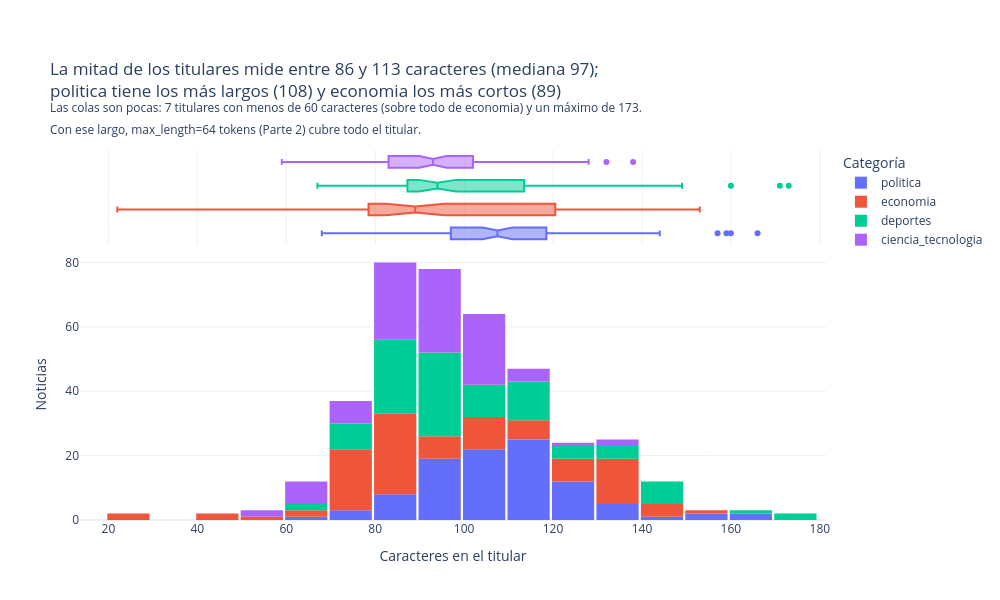

Notebook code cell kept with this figure:
### Markdown cell above
### Gráfico 2 — Histograma de la longitud de los titulares (caracteres)

### Code cell
car = df["n_caracteres"]
q1, mediana, q3 = car.quantile([0.25, 0.5, 0.75])
med_cat = df.groupby("etiqueta")["n_caracteres"].median().sort_values()
cortos = df.loc[car < 60, "etiqueta"].value_counts()
titulo = (f"La mitad de los titulares mide entre {q1:.0f} y {q3:.0f} caracteres (mediana {mediana:.0f});<br>"
          f"{med_cat.index[-1]} tiene los más largos ({med_cat.iloc[-1]:.0f}) y {med_cat.index[0]} los más cortos ({med_cat.iloc[0]:.0f})"
          f"<br><sup>Las colas son pocas: {cortos.sum()} titulares con menos de 60 caracteres "
          f"(sobre todo de {cortos.idxmax()}) y un máximo de {car.max()}.<br>Con ese largo, max_length=64 tokens (Parte 2) cubre todo el titular.</sup>")
fig = px.histogram(df, x="n_caracteres", color="etiqueta", nbins=30, marginal="box", height=600,
                   category_orders={"etiqueta": ORDEN_CAT}, title=titulo,
                   labels={"n_caracteres": "Caracteres en el titular", "etiqueta": "Categoría"})
fig.update_layout(yaxis_title="Noticias", bargap=0.05, margin=dict(t=150))
fig.show()

### Figure 1 — Plotly figure (JSON) as saved in the notebook; plotly's stock layout.template omitted (floating-point values rounded to 4 significant figures)
{"data": [{"bingroup": "x", "hovertemplate": "Categoría=politica<br>Caracteres en el titular=%{x}<br>count=%{y}<extra></extra>", "legendgroup": "politica", "marker": {"color": "#636efa", "pattern": {"shape": ""}}, "name": "politica", "nbinsx": 30, "orientation": "v", "showlegend": true, "type": "histogram", "x": [116, 88, 100, 115, 115, 105, 110, 103, 101, 91, 97, 111, 86, 106, 113, 99, 95, 92, 93, 113, 127, 112, 84, 115, 121, 104, 157, 112, 103, 82, 117, 112, 112, 98, 120, 94, 84, 107, 124, 127, 144, 105, 97, 74, 101, 99, 104, 91, 113, 108, 92, 159, 95, 130, 122, 107, 160, 119, 76, 102, 108, 104, 116, 166, 130, 111, 120, 114, 68, 96, 83, 92, 129, 98, 94, 120, 97, 114, 79, 136, 109, 118, 105, 117, 121, 105, 115, 83, 101, 103, 94, 89, 113, 126, 119, 120, 104, 135, 119, 133], "xaxis": "x", "yaxis": "y"}, {"hovertemplate": "Categoría=politica<br>Caracteres en el titular=%{x}<extra></extra>", "legendgroup": "politica", "marker": {"color": "#636efa"}, "name": "politica", "notched": true, "showlegend": false, "type": "box", "x": [116, 88, 100, 115, 115, 105, 110, 103, 101, 91, 97, 111, 86, 106, 113, 99, 95, 92, 93, 113, 127, 112, 84, 115, 121, 104, 157, 112, 103, 82, 117, 112, 112, 98, 120, 94, 84, 107, 124, 127, 144, 105, 97, 74, 101, 99, 104, 91, 113, 108, 92, 159, 95, 130, 122, 107, 160, 119, 76, 102, 108, 104, 116, 166, 130, 111, 120, 114, 68, 96, 83, 92, 129, 98, 94, 120, 97, 114, 79, 136, 109, 118, 105, 117, 121, 105, 115, 83, 101, 103, 94, 89, 113, 126, 119, 120, 104, 135, 119, 133], "xaxis": "x2", "yaxis": "y2"}, {"bingroup": "x", "hovertemplate": "Categoría=economia<br>Caracteres en el titular=%{x}<br>count=%{y}<extra></extra>", "legendgroup": "economia", "marker": {"color": "#EF553B", "pattern": {"shape": ""}}, "name": "economia", "nbinsx": 30, "orientation": "v", "showlegend": true, "type": "histogram", "x": [77, 85, 89, 141, 66, 79, 97, 88, 85, 103, 81, 77, 88, 72, 86, 110, 24, 123, 153, 121, 124, 71, 111, 100, 149, 139, 91, 87, 134, 148, 78, 69, 114, 133, 76, 108, 119, 71, 85, 112, 137, 135, 137, 136, 107, 83, 83, 131, 138, 80, 110, 136, 106, 76, 22, 127, 86, 89, 124, 86, 87, 95, 75, 88, 84, 86, 78, 72, 54, 41, 46, 93, 105, 108, 120, 82, 136, 85, 77, 89, 76, 142, 81, 89, 95, 77, 121, 132, 74, 83, 74, 94, 95, 104, 109, 132, 77, 137, 73, 106], "xaxis": "x", "yaxis": "y"}, {"hovertemplate": "Categoría=economia<br>Caracteres en el titular=%{x}<extra></extra>", "legendgroup": "economia", "marker": {"color": "#EF553B"}, "name": "economia", "notched": true, "showlegend": false, "type": "box", "x": [77, 85, 89, 141, 66, 79, 97, 88, 85, 103, 81, 77, 88, 72, 86, 110, 24, 123, 153, 121, 124, 71, 111, 100, 149, 139, 91, 87, 134, 148, 78, 69, 114, 133, 76, 108, 119, 71, 85, 112, 137, 135, 137, 136, 107, 83, 83, 131, 138, 80, 110, 136, 106, 76, 22, 127, 86, 89, 124, 86, 87, 95, 75, 88, 84, 86, 78, 72, 54, 41, 46, 93, 105, 108, 120, 82, 136, 85, 77, 89, 76, 142, 81, 89, 95, 77, 121, 132, 74, 83, 74, 94, 95, 104, 109, 132, 77, 137, 73, 106], "xaxis": "x2", "yaxis": "y2"}, {"bingroup": "x", "hovertemplate": "Categoría=deportes<br>Caracteres en el titular=%{x}<br>count=%{y}<extra></extra>", "legendgroup": "deportes", "marker": {"color": "#00cc96", "pattern": {"shape": ""}}, "name": "deportes", "nbinsx": 30, "orientation": "v", "showlegend": true, "type": "histogram", "x": [146, 141, 83, 79, 89, 90, 89, 80, 90, 118, 100, 104, 85, 75, 92, 107, 135, 92, 160, 80, 67, 88, 77, 80, 89, 92, 83, 92, 81, 82, 86, 98, 99, 112, 96, 71, 112, 93, 98, 83, 149, 171, 118, 109, 94, 77, 115, 86, 128, 126, 90, 94, 88, 90, 96, 140, 142, 112, 89, 98, 115, 133, 94, 101, 114, 89, 115, 129, 76, 84, 95, 83, 93, 87, 67, 94, 94, 94, 85, 106, 103, 132, 145, 145, 138, 101, 88, 95, 104, 122, 97, 72, 92, 78, 104, 114, 110, 173, 110], "xaxis": "x", "yaxis": "y"}, {"hovertemplate": "Categoría=deportes<br>Caracteres en el titular=%{x}<extra></extra>", "legendgroup": "deportes", "marker": {"color": "#00cc96"}, "name": "deportes", "notched": true, "showlegend": false, "type": "box", "x": [146, 141, 83, 79, 89, 90, 89, 80, 90, 118, 100, 104, 85, 75, 92, 107, 135, 92, 160, 80, 67, 88, 77, 80, 89, 92, 83, 92, 81, 82, 86, 98, 99, 112, 96, 71, 112, 93, 98, 83, 149, 171, 118, 109, 94, 77, 115, 86, 128, 126, 90, 94, 88, 90, 96, 140, 142, 112, 89, 98, 115, 133, 94, 101, 114, 89, 115, 129, 76, 84, 95, 83, 93, 87, 67, 94, 94, 94, 85, 106, 103, 132, 145, 145, 138, 101, 88, 95, 104, 122, 97, 72, 92, 78, 104, 114, 110, 173, 110], "xaxis": "x2", "yaxis": "y2"}, {"bingroup": "x", "hovertemplate": "Categoría=ciencia_tecnologia<br>Caracteres en el titular=%{x}<br>count=%{y}<extra></extra>", "legendgroup": "ciencia_tecnologia", "marker": {"color": "#ab63fa", "pattern": {"shape": ""}}, "name": "ciencia_tecnologia", "nbinsx": 30, "orientation": "v", "showlegend": true, "type": "histogram", "x": [89, 80, 101, 80, 88, 107, 88, 107, 96, 96, 90, 97, 84, 87, 78, 103, 138, 90, 70, 106, 103, 102, 97, 107, 95, 94, 76, 103, 101, 99, 62, 85, 94, 99, 81, 88, 93, 88, 82, 115, 115, 59, 97, 106, 86, 101, 90, 99, 94, 77, 62, 105, 59, 74, 90, 83, 87, 117, 103, 102, 97, 105, 99, 103, 90, 84, 62, 88, 60, 128, 80, 104, 98, 83, 97, 67, 100, 89, 98, 77, 76, 90, 61, 99, 132, 93, 83, 108, 80, 89, 89, 114, 65, 107, 106], "xaxis": "x", "yaxis": "y"}, {"hovertemplate": "Categoría=ciencia_tecnologia<br>Caracteres en el titular=%{x}<extra></extra>", "legendgroup": "ciencia_tecnologia", "marker": {"color": "#ab63fa"}, "name": "ciencia_tecnologia", "notched": true, "showlegend": false, "type": "box", "x": [89, 80, 101, 80, 88, 107, 88, 107, 96, 96, 90, 97, 84, 87, 78, 103, 138, 90, 70, 106, 103, 102, 97, 107, 95, 94, 76, 103, 101, 99, 62, 85, 94, 99, 81, 88, 93, 88, 82, 115, 115, 59, 97, 106, 86, 101, 90, 99, 94, 77, 62, 105, 59, 74, 90, 83, 87, 117, 103, 102, 97, 105, 99, 103, 90, 84, 62, 88, 60, 128, 80, 104, 98, 83, 97, 67, 100, 89, 98, 77, 76, 90, 61, 99, 132, 93, 83, 108, 80, 89, 89, 114, 65, 107, 106], "xaxis": "x2", "yaxis": "y2"}], "layout": {"bargap": 0.05, "barmode": "relative", "height": 600, "legend": {"title": {"text": "Categoría"}, "tracegroupgap": 0}, "margin": {"t": 150}, "title": {"text": "La mitad de los titulares mide entre 86 y 113 caracteres (mediana 97);<br>politica tiene los más largos (108) y economia los más cortos (89)<br><sup>Las colas son pocas: 7 titulares con menos de 60 caracteres (sobre todo de economia) y un máximo de 173.<br>Con ese largo, max_length=64 tokens (Parte 2) cubre todo el titular.</sup>"}, "width": 1000, "xaxis": {"anchor": "y", "domain": [0.0, 1.0], "title": {"text": "Caracteres en el titular"}}, "xaxis2": {"anchor": "y2", "domain": [0.0, 1.0], "matches": "x", "showgrid": true, "showticklabels": false}, "yaxis": {"anchor": "x", "domain": [0.0, 0.7326], "title": {"text": "Noticias"}}, "yaxis2": {"anchor": "x2", "domain": [0.7426, 1.0], "matches": "y2", "showgrid": false, "showline": false, "showticklabels": false, "ticks": ""}}}
